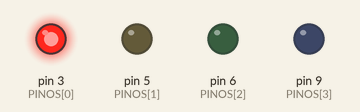
This sketch was run on a simulated Arduino Uno, built with avr-gcc and run on an emulated ATmega328P. Shown: output pins drawn as LEDs (lit = HIGH).

Above: at 0.12 s.
At 0.87 s:
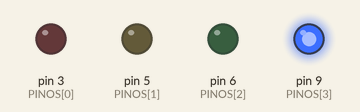
At 1.37 s:
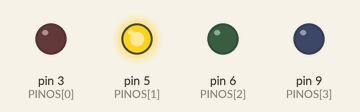
At 2.62 s:
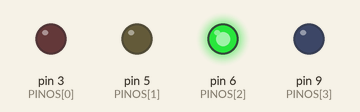
Timing chart, 0 to 3.0 s (numbered marks = the images above):
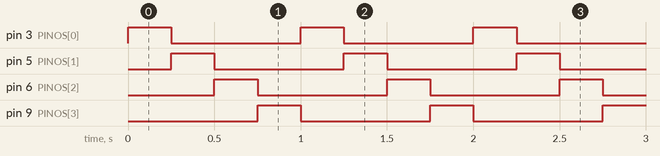

The sketch:

aula25_nivel1.ino
```cpp
// Aula 25 – Nível 1: Vetor de pinos
// Os pinos ficam num vetor: o mesmo código serve para qualquer quantidade de LEDs
#include <Arduino.h>                                    // funções do Arduino (pinMode, digitalWrite, delay...)
const int PINOS[] = {3, 5, 6, 9};                       // pinos fora de ordem, sem problema
const int N = sizeof(PINOS) / sizeof(PINOS[0]);         // quantidade de elementos

void setup() {                                          // roda uma vez, quando a placa liga
  for (int i = 0; i < N; i++) pinMode(PINOS[i], OUTPUT);   // configura cada pino do vetor
}

void loop() {                                           // repete para sempre
  for (int i = 0; i < N; i++) {                         // percorre o vetor
    digitalWrite(PINOS[i], HIGH);                       // acende/liga PINOS[i]
    delay(250);                                         // espera 250 ms
    digitalWrite(PINOS[i], LOW);                        // apaga/desliga PINOS[i]
  }
}
```

Measured:
- by itself, pin 3 (PINOS[0]), pin 5 (PINOS[1]), pin 6 (PINOS[2]), pin 9 (PINOS[3]): alternates HIGH for 0.25 s and LOW for 0.75 s
- by itself, everything shown: repeats every 1.0 s, in 4 steps
